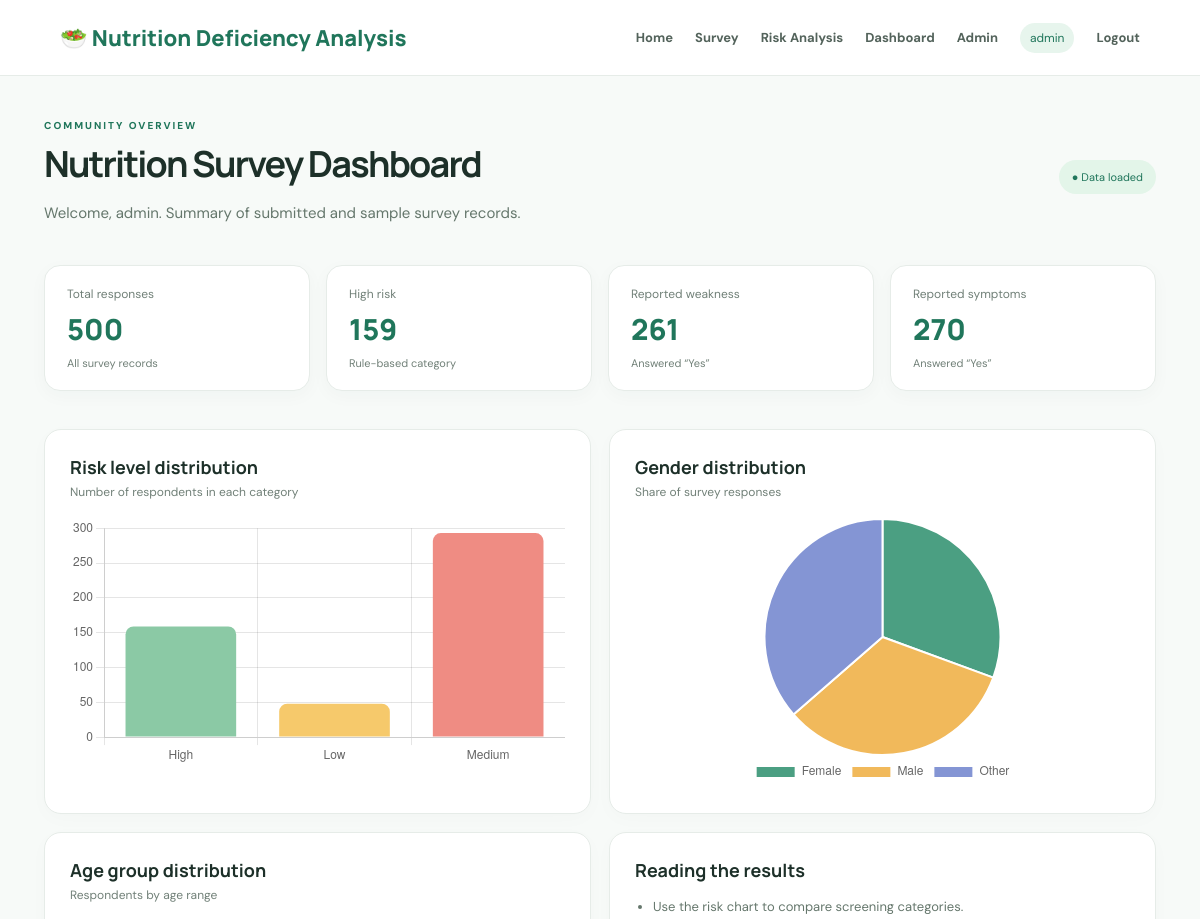
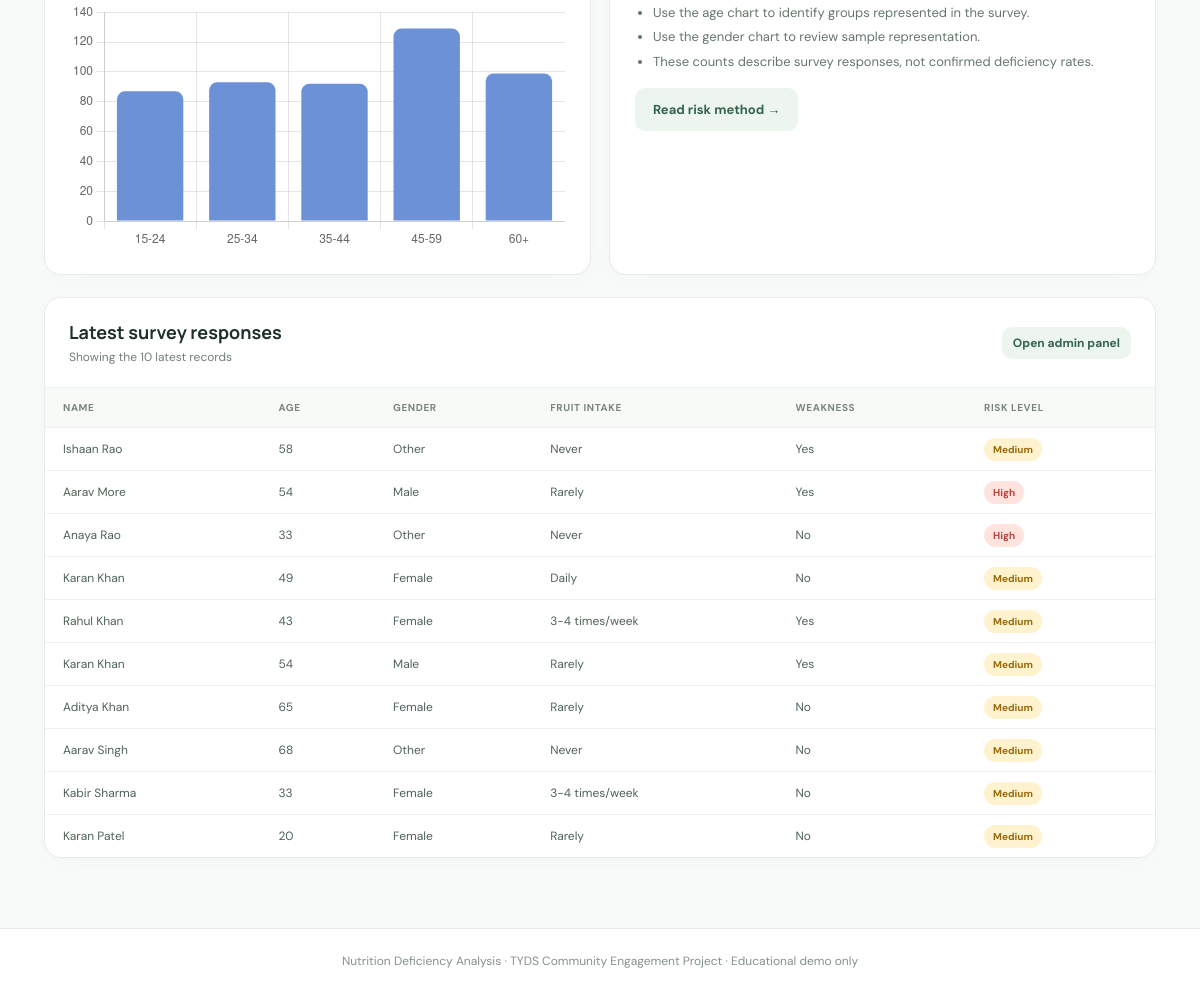
The app's page /dashboard (signed in) with its own data (2 pictures, top to bottom).
### tables this page shows
CREATE TABLE surveys (
        id INTEGER PRIMARY KEY AUTOINCREMENT, name TEXT, age INTEGER, gender TEXT,
        occupation TEXT, fruit_intake TEXT, vegetables TEXT, protein_food TEXT,
        junk_food TEXT, weakness TEXT, symptoms TEXT, supplements TEXT,
        skip_meals TEXT, nutrition_awareness TEXT, risk_level TEXT, created_at TEXT DEFAULT CURRENT_TIMESTAMP);

### app.py (the view)
@app.route("/dashboard")
@login_required
def dashboard():
    conn = db()
    rows = conn.execute("SELECT * FROM surveys ORDER BY id DESC").fetchall()
    total = len(rows)
    levels = {level: sum(1 for r in rows if r["risk_level"] == level) for level in ["Low","Medium","High"]}
    gender = {}
    for r in rows: gender[r["gender"]] = gender.get(r["gender"],0)+1
    age_groups = {"15-24":0,"25-34":0,"35-44":0,"45-59":0,"60+":0}
    for r in rows:
        a = r["age"]
        key = "15-24" if a <= 24 else "25-34" if a <= 34 else "35-44" if a <= 44 else "45-59" if a <= 59 else "60+"
        age_groups[key] += 1
    symptom_yes = sum(1 for r in rows if r["symptoms"] == "Yes")
    weak_yes = sum(1 for r in rows if r["weakness"] == "Yes")
    recent = rows[:10]
    conn.close()
    return render_template("dashboard.html", total=total, levels=levels, gender=gender,
                           age_groups=age_groups, symptom_yes=symptom_yes, weak_yes=weak_yes, recent=recent)

### app.py (called while the page is built)
def db():
    conn = sqlite3.connect(DB_PATH)
    conn.row_factory = sqlite3.Row
    return conn

def login_required(fn):
    @wraps(fn)
    def wrapper(*args, **kwargs):
        if "user_id" not in session:
            flash("Please log in to access this page.", "warning")
            return redirect(url_for("login"))
        return fn(*args, **kwargs)
    return wrapper

### templates/dashboard.html
{% extends "base.html" %}{% block title %}Dashboard | Nutrition Deficiency Analysis{% endblock %}
{% block content %}
<div class="dashboard-head"><div><span class="eyebrow">COMMUNITY OVERVIEW</span><h1>Nutrition Survey Dashboard</h1><p>Welcome, {{ session.get('username') }}. Summary of submitted and sample survey records.</p></div><span class="live-label">● Data loaded</span></div>
<div class="stats dashboard-stats"><div class="stat"><span>Total responses</span><strong>{{ total }}</strong><small>All survey records</small></div><div class="stat"><span>High risk</span><strong>{{ levels['High'] }}</strong><small>Rule-based category</small></div><div class="stat"><span>Reported weakness</span><strong>{{ weak_yes }}</strong><small>Answered “Yes”</small></div><div class="stat"><span>Reported symptoms</span><strong>{{ symptom_yes }}</strong><small>Answered “Yes”</small></div></div>
<div class="chart-grid"><div class="chart-card"><h2>Risk level distribution</h2><p>Number of respondents in each category</p><canvas id="riskChart"></canvas></div><div class="chart-card"><h2>Gender distribution</h2><p>Share of survey responses</p><canvas id="genderChart"></canvas></div><div class="chart-card"><h2>Age group distribution</h2><p>Respondents by age range</p><canvas id="ageChart"></canvas></div><div class="chart-card insight"><h2>Reading the results</h2><ul><li>Use the risk chart to compare screening categories.</li><li>Use the age chart to identify groups represented in the survey.</li><li>Use the gender chart to review sample representation.</li><li>These counts describe survey responses, not confirmed deficiency rates.</li></ul><a class="btn light" href="{{ url_for('risk') }}">Read risk method →</a></div></div>
<div class="table-card"><div class="table-heading"><div><h2>Latest survey responses</h2><p>Showing the 10 latest records</p></div>{% if session.get('role') == 'admin' %}<a class="btn small light" href="{{ url_for('admin') }}">Open admin panel</a>{% endif %}</div><div class="table-scroll"><table><thead><tr><th>Name</th><th>Age</th><th>Gender</th><th>Fruit intake</th><th>Weakness</th><th>Risk level</th></tr></thead><tbody>{% for r in recent %}<tr><td>{{ r.name }}</td><td>{{ r.age }}</td><td>{{ r.gender }}</td><td>{{ r.fruit_intake }}</td><td>{{ r.weakness }}</td><td><span class="tag {{ r.risk_level|lower }}">{{ r.risk_level }}</span></td></tr>{% endfor %}</tbody></table></div></div>
<script>
const riskData = {{ levels|tojson }};
const genderData = {{ gender|tojson }};
const ageData = {{ age_groups|tojson }};
new Chart(document.getElementById('riskChart'), {type:'bar',data:{labels:Object.keys(riskData),datasets:[{label:'Responses',data:Object.values(riskData),backgroundColor:['#8bc9a5','#f6c96b','#ef8c83'],borderRadius:8}]},options:{responsive:true,plugins:{legend:{display:false}},scales:{y:{beginAtZero:true,ticks:{precision:0}}}}});
new Chart(document.getElementById('genderChart'), {type:'pie',data:{labels:Object.keys(genderData),datasets:[{data:Object.values(genderData),backgroundColor:['#4b9f82','#f1b95b','#8495d4'],borderWidth:2,borderColor:'#fff'}]},options:{responsive:true,plugins:{legend:{position:'bottom'}}}});
new Chart(document.getElementById('ageChart'), {type:'bar',data:{labels:Object.keys(ageData),datasets:[{label:'Responses',data:Object.values(ageData),backgroundColor:'#6c91d7',borderRadius:8}]},options:{responsive:true,plugins:{legend:{display:false}},scales:{y:{beginAtZero:true,ticks:{precision:0}}}}});
</script>
{% endblock %}

### templates/base.html (shortened to what this page needs)
<!doctype html>
<html lang="en">
<head>
<link rel="stylesheet" href="{{ url_for('static', filename='style.css') }}">
</head>
<body>
<nav class="navbar">
  <a class="brand" href="{{ url_for('home') }}">🥗 Nutrition Deficiency Analysis</a>
  <div class="navlinks">
    <a href="{{ url_for('home') }}">Home</a><a href="{{ url_for('survey') }}">Survey</a>
    <a href="{{ url_for('risk') }}">Risk Analysis</a>
    {% if session.get('user_id') %}<a href="{{ url_for('dashboard') }}">Dashboard</a>{% endif %}
    {% if session.get('role') == 'admin' %}<a href="{{ url_for('admin') }}">Admin</a>{% endif %}
    {% if session.get('user_id') %}<span class="nav-user">{{ session.get('username') }}</span><a href="{{ url_for('logout') }}">Logout</a>
    {% else %}<a class="nav-login" href="{{ url_for('login') }}">User / Admin Login</a>{% endif %}
  </div>
</nav>
<main class="container">
{% block content %}{% endblock %}
</main>
<footer>Nutrition Deficiency Analysis · TYDS Community Engagement Project · Educational demo only</footer>
</body></html>

### static/style.css (style rules this page uses)
:root { --green:#20765b;--green2:#dff3e9;--ink:#1d3029;--muted:#718078;--line:#e6ece8;--bg:#f7faf8;--white:#fff;--shadow:0 12px 35px rgba(35,73,54,.07) }
* { box-sizing:border-box }
body { margin:0;background:var(--bg);color:var(--ink);font-family:'DM Sans',sans-serif;font-size:15px }
a { color:inherit;text-decoration:none }
.navbar { min-height:76px;background:#fff;border-bottom:1px solid var(--line);display:flex;align-items:center;justify-content:space-between;padding:0 max(calc((100% - 1160px)/2),5%);gap:20px }
.brand { font:800 22px Manrope,sans-serif;color:var(--green);white-space:nowrap }
.navlinks { display:flex;align-items:center;gap:22px;flex-wrap:wrap }
.navlinks a { font-size:13px;font-weight:700;color:#53635b }
.nav-user { font-size:12px;color:var(--green);background:#e7f5ed;padding:7px 10px;border-radius:20px }
.container { max-width:1160px;margin:0 auto;padding:38px 24px 70px;min-height:75vh }
footer { text-align:center;padding:24px;color:#849188;font-size:12px;border-top:1px solid var(--line);background:#fff }
.eyebrow { font-size:10px;letter-spacing:2px;font-weight:800;color:var(--green) }
h1,h2,h3 { font-family:Manrope,sans-serif }
h1 { font-size:clamp(32px,4vw,49px);letter-spacing:-1.8px;line-height:1.13;margin:13px 0 18px }
.hero p,.page-heading p,.dashboard-head p { line-height:1.75;color:#65776c;max-width:570px }
.btn { border:0;display:inline-flex;align-items:center;justify-content:center;padding:13px 18px;border-radius:10px;font:700 13px 'DM Sans',sans-serif;cursor:pointer;transition:.15s }
.light { background:#edf5ef;color:#35634e }
.small { padding:8px 11px;font-size:12px }
.stats { display:grid;grid-template-columns:repeat(3,1fr);gap:16px;margin:24px 0 38px }
.stat { background:#fff;border:1px solid var(--line);border-radius:16px;padding:20px 22px;box-shadow:0 5px 18px #23493608 }
.stat span,.stat small { display:block;color:var(--muted);font-size:12px }
.stat strong { display:block;font:800 29px Manrope,sans-serif;margin:7px 0;color:var(--green) }
.stat small { font-size:11px }
.page-heading h1,.dashboard-head h1 { font-size:36px;margin:10px 0 }
.form-section,.content-card,.table-card,.chart-card { background:#fff;border:1px solid var(--line);border-radius:17px;padding:25px;box-shadow:0 5px 20px #23493605 }
.form-section h2,.content-card h2,.chart-card h2,.table-heading h2 { font-size:18px;margin:0 0 20px }
.medium { color:#9a6b0d }
.high { color:#b8463d }
.risk-pill.medium,.tag.medium { background:#fff2cf }
.risk-pill.high,.tag.high { background:#ffe3df }
.dashboard-head { display:flex;justify-content:space-between;align-items:center;gap:20px;margin-bottom:24px }
.live-label { font-size:11px;color:var(--green);background:#e3f5e9;border-radius:30px;padding:10px 13px;white-space:nowrap }
.dashboard-stats { grid-template-columns:repeat(4,1fr);margin-top:0 }
.chart-grid { display:grid;grid-template-columns:repeat(2,1fr);gap:18px;margin:20px 0 }
.chart-card h2 { margin-bottom:5px }
.chart-card p { font-size:12px;color:var(--muted);margin:0 0 18px }
.chart-card canvas { max-height:270px }
.insight ul { padding-left:18px;line-height:1.9;color:#65776c;font-size:13px }
.table-card { padding:0;overflow:hidden;margin-top:22px }
.table-heading { display:flex;align-items:center;justify-content:space-between;padding:22px 24px }
.table-heading h2 { margin:0 0 5px }
.table-heading p { font-size:12px;color:var(--muted);margin:0 }
.table-scroll { overflow-x:auto }
table { width:100%;border-collapse:collapse;white-space:nowrap }
th,td { text-align:left;padding:13px 18px;border-top:1px solid #edf1ee;font-size:12px }
th { background:#f8faf8;color:#78857d;font-size:10px;text-transform:uppercase;letter-spacing:.6px }
td { color:#4f6257 }
.tag { font-size:10px;font-weight:800;padding:5px 9px;border-radius:15px }

### records on screen
surveys: name "Ishaan Rao", age "58", gender "Other", fruit_intake "Never", weakness "Yes", risk_level "Medium"
surveys: name "Aarav More", age "54", gender "Male", fruit_intake "Rarely", weakness "Yes", risk_level "High"
surveys: name "Anaya Rao", age "33", gender "Other", fruit_intake "Never", weakness "No", risk_level "High"
surveys: name "Karan Khan", age "49", gender "Female", fruit_intake "Daily", weakness "No", risk_level "Medium"
surveys: name "Rahul Khan", age "43", gender "Female", fruit_intake "3-4 times/week", weakness "Yes", risk_level "Medium"
surveys: name "Karan Khan", age "54", gender "Male", fruit_intake "Rarely", weakness "Yes", risk_level "Medium"
surveys: name "Aditya Khan", age "65", gender "Female", fruit_intake "Rarely", weakness "No", risk_level "Medium"
surveys: name "Aarav Singh", age "68", gender "Other", fruit_intake "Never", weakness "No", risk_level "Medium"
surveys: name "Kabir Sharma", age "33", gender "Female", fruit_intake "3-4 times/week", weakness "No", risk_level "Medium"
surveys: name "Karan Patel", age "20", gender "Female", fruit_intake "Rarely", weakness "No", risk_level "Medium"

### other values on screen
{{ session.get('username') }} "admin"
{{ total }} "500"
{{ levels['High'] }} "159"
{{ weak_yes }} "261"
{{ symptom_yes }} "270"
chart data {{ levels|tojson }} {"High": 159, "Low": 48, "Medium": 293}
chart data {{ gender|tojson }} {"Female": 153, "Male": 165, "Other": 182}
